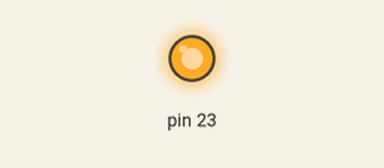
The sketch below on a simulated Arduino Uno, built with avr-gcc and run on an emulated ATmega328P. On the bench: output pins drawn as LEDs (lit = HIGH). At 0.0 s the program stops and its outputs stay as they are.

Above: at 0.1 s.
Timing chart, 0 to 1.5 s (numbered marks = the images above):
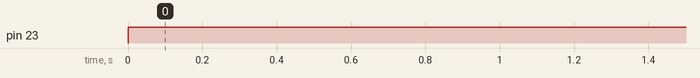

The sketch:

ANSI-C_BlinkDEBUG2.ino
```cpp
void NewDelay(unsigned long);

void setup() {
  unsigned char *portDDRB;
  portDDRB = (unsigned char *) 0x24;
  *portDDRB |= 0x80;
  Serial.begin(9600);
}

void loop() {
  unsigned char *portB;
  portB = (unsigned char *) 0x25;
  *portB |= 0x80;
  NewDelay(1000);
  *portB &= 0x7F;
  NewDelay(1000);
}

void NewDelay(unsigned long mSecondsApx) {
  volatile unsigned long i;
  unsigned char j;
  unsigned long k;
  unsigned long endTime = 100 * mSecondsApx;

  for (i = 0; i < endTime; i++) { // The content of this loop was dividing by 0, I removed the content.
    j = 10;
    do {
      if (j != 1) {
        j = j - 1;
      }
      k = i / j; // this eventually divides by 0 (bad).
    } while (k > 1);
  }
}
```

Measured:
- by itself, pin 23: LOW → HIGH at 0.00 s
